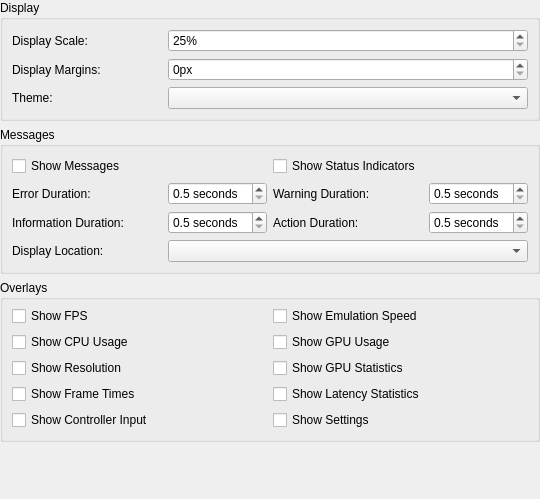
<?xml version="1.0" encoding="UTF-8"?>
<ui version="4.0">
 <class>OSDSettingsWidget</class>
 <widget class="QWidget" name="OSDSettingsWidget">
  <property name="geometry">
   <rect>
    <x>0</x>
    <y>0</y>
    <width>509</width>
    <height>499</height>
   </rect>
  </property>
  <property name="windowTitle">
   <string>Form</string>
  </property>
  <layout class="QVBoxLayout" name="verticalLayout">
   <property name="leftMargin">
    <number>0</number>
   </property>
   <property name="topMargin">
    <number>0</number>
   </property>
   <property name="rightMargin">
    <number>0</number>
   </property>
   <property name="bottomMargin">
    <number>0</number>
   </property>
   <item>
    <widget class="QGroupBox" name="groupBox">
     <property name="title">
      <string>Display</string>
     </property>
     <layout class="QGridLayout" name="gridLayout" columnstretch="0,1" columnminimumwidth="150,0">
      <item row="0" column="0">
       <widget class="QLabel" name="label_29">
        <property name="text">
         <string>Display Scale:</string>
        </property>
       </widget>
      </item>
      <item row="0" column="1">
       <widget class="QSpinBox" name="osdScale">
        <property name="suffix">
         <string>%</string>
        </property>
        <property name="minimum">
         <number>25</number>
        </property>
        <property name="maximum">
         <number>500</number>
        </property>
       </widget>
      </item>
      <item row="1" column="0">
       <widget class="QLabel" name="label_10">
        <property name="text">
         <string>Display Margins:</string>
        </property>
       </widget>
      </item>
      <item row="1" column="1">
       <widget class="QSpinBox" name="osdMargin">
        <property name="suffix">
         <string>px</string>
        </property>
        <property name="maximum">
         <number>200</number>
        </property>
       </widget>
      </item>
      <item row="2" column="0">
       <widget class="QLabel" name="label_4">
        <property name="text">
         <string>Theme:</string>
        </property>
       </widget>
      </item>
      <item row="2" column="1">
       <widget class="QComboBox" name="fullscreenUITheme"/>
      </item>
     </layout>
    </widget>
   </item>
   <item>
    <widget class="QGroupBox" name="osdMessageDurations">
     <property name="title">
      <string>Messages</string>
     </property>
     <layout class="QGridLayout" name="gridLayout_21" columnstretch="0,0,0,0" columnminimumwidth="150,0,150,0">
      <item row="0" column="2" colspan="2">
       <widget class="QCheckBox" name="showStatusIndicators">
        <property name="text">
         <string>Show Status Indicators</string>
        </property>
       </widget>
      </item>
      <item row="0" column="0" colspan="2">
       <widget class="QCheckBox" name="showMessages">
        <property name="text">
         <string>Show Messages</string>
        </property>
       </widget>
      </item>
      <item row="1" column="0">
       <widget class="QLabel" name="osdErrorDurationLabel">
        <property name="text">
         <string>Error Duration:</string>
        </property>
       </widget>
      </item>
      <item row="1" column="1">
       <widget class="QDoubleSpinBox" name="osdErrorDuration">
        <property name="suffix">
         <string> seconds</string>
        </property>
        <property name="decimals">
         <number>1</number>
        </property>
        <property name="minimum">
         <double>0.500000000000000</double>
        </property>
        <property name="maximum">
         <double>60.000000000000000</double>
        </property>
        <property name="singleStep">
         <double>0.500000000000000</double>
        </property>
       </widget>
      </item>
      <item row="1" column="2">
       <widget class="QLabel" name="osdWarningDurationLabel">
        <property name="text">
         <string>Warning Duration:</string>
        </property>
       </widget>
      </item>
      <item row="1" column="3">
       <widget class="QDoubleSpinBox" name="osdWarningDuration">
        <property name="suffix">
         <string> seconds</string>
        </property>
        <property name="decimals">
         <number>1</number>
        </property>
        <property name="minimum">
         <double>0.500000000000000</double>
        </property>
        <property name="maximum">
         <double>60.000000000000000</double>
        </property>
        <property name="singleStep">
         <double>0.500000000000000</double>
        </property>
       </widget>
      </item>
      <item row="2" column="0">
       <widget class="QLabel" name="osdInformationDurationLabel">
        <property name="text">
         <string>Information Duration:</string>
        </property>
       </widget>
      </item>
      <item row="2" column="1">
       <widget class="QDoubleSpinBox" name="osdInformationDuration">
        <property name="suffix">
         <string> seconds</string>
        </property>
        <property name="decimals">
         <number>1</number>
        </property>
        <property name="minimum">
         <double>0.500000000000000</double>
        </property>
        <property name="maximum">
         <double>60.000000000000000</double>
        </property>
        <property name="singleStep">
         <double>0.500000000000000</double>
        </property>
       </widget>
      </item>
      <item row="2" column="2">
       <widget class="QLabel" name="osdQuickDurationLabel">
        <property name="text">
         <string>Action Duration:</string>
        </property>
       </widget>
      </item>
      <item row="2" column="3">
       <widget class="QDoubleSpinBox" name="osdQuickDuration">
        <property name="suffix">
         <string> seconds</string>
        </property>
        <property name="decimals">
         <number>1</number>
        </property>
        <property name="minimum">
         <double>0.500000000000000</double>
        </property>
        <property name="maximum">
         <double>60.000000000000000</double>
        </property>
        <property name="singleStep">
         <double>0.500000000000000</double>
        </property>
       </widget>
      </item>
      <item row="3" column="0">
       <widget class="QLabel" name="label_5">
        <property name="text">
         <string>Display Location:</string>
        </property>
       </widget>
      </item>
      <item row="3" column="1" colspan="3">
       <widget class="QComboBox" name="osdMessageLocation"/>
      </item>
     </layout>
    </widget>
   </item>
   <item>
    <widget class="QGroupBox" name="groupBox_8">
     <property name="title">
      <string>Overlays</string>
     </property>
     <layout class="QGridLayout" name="gridLayout_14" columnstretch="0,0" columnminimumwidth="120,0">
      <property name="topMargin">
       <number>6</number>
      </property>
      <item row="1" column="0" colspan="2">
       <layout class="QGridLayout" name="gridLayout_3">
        <item row="0" column="0">
         <widget class="QCheckBox" name="showFPS">
          <property name="text">
           <string>Show FPS</string>
          </property>
         </widget>
        </item>
        <item row="0" column="1">
         <widget class="QCheckBox" name="showSpeed">
          <property name="text">
           <string>Show Emulation Speed</string>
          </property>
         </widget>
        </item>
        <item row="1" column="0">
         <widget class="QCheckBox" name="showCPU">
          <property name="text">
           <string>Show CPU Usage</string>
          </property>
         </widget>
        </item>
        <item row="1" column="1">
         <widget class="QCheckBox" name="showGPU">
          <property name="text">
           <string>Show GPU Usage</string>
          </property>
         </widget>
        </item>
        <item row="2" column="0">
         <widget class="QCheckBox" name="showResolution">
          <property name="text">
           <string>Show Resolution</string>
          </property>
         </widget>
        </item>
        <item row="2" column="1">
         <widget class="QCheckBox" name="showGPUStatistics">
          <property name="text">
           <string>Show GPU Statistics</string>
          </property>
         </widget>
        </item>
        <item row="3" column="0">
         <widget class="QCheckBox" name="showFrameTimes">
          <property name="text">
           <string>Show Frame Times</string>
          </property>
         </widget>
        </item>
        <item row="3" column="1">
         <widget class="QCheckBox" name="showLatencyStatistics">
          <property name="text">
           <string>Show Latency Statistics</string>
          </property>
         </widget>
        </item>
        <item row="4" column="0">
         <widget class="QCheckBox" name="showInput">
          <property name="text">
           <string>Show Controller Input</string>
          </property>
         </widget>
        </item>
        <item row="4" column="1">
         <widget class="QCheckBox" name="showSettings">
          <property name="text">
           <string>Show Settings</string>
          </property>
         </widget>
        </item>
       </layout>
      </item>
     </layout>
    </widget>
   </item>
   <item>
    <spacer name="verticalSpacer_5">
     <property name="orientation">
      <enum>Qt::Orientation::Vertical</enum>
     </property>
     <property name="sizeHint" stdset="0">
      <size>
       <width>0</width>
       <height>0</height>
      </size>
     </property>
    </spacer>
   </item>
  </layout>
 </widget>
 <resources/>
 <connections/>
</ui>
